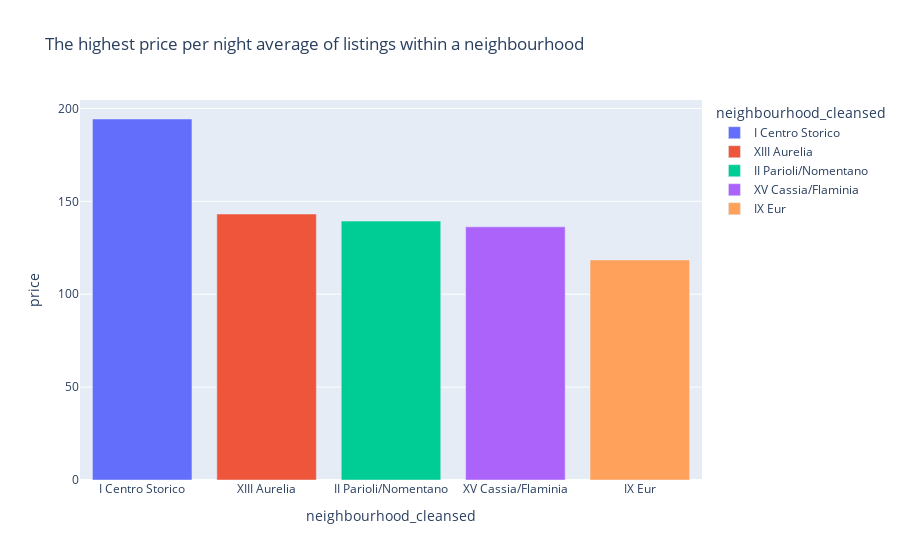

Here is the notebook cell this chart was saved with:
### Markdown cell above
#### what neighbourhoods have highest averege price ?

### Code cell
temp=romeListings.groupby("neighbourhood_cleansed")["price"].mean().sort_values(ascending=False).head(5).reset_index()
fig = px.bar(temp,x = "neighbourhood_cleansed", y = "price", title = "The highest price per night average of listings within a neighbourhood",color="neighbourhood_cleansed", labels={
	"y": "Price",
	"x": "Neighbourhood"
})
fig.show()

### Figure 1 — Plotly figure (JSON) as saved in the notebook; plotly's stock layout.template omitted (floating-point values rounded to 4 significant figures)
{"data": [{"alignmentgroup": "True", "hovertemplate": "neighbourhood_cleansed=%{x}<br>price=%{y}<extra></extra>", "legendgroup": "I Centro Storico", "marker": {"color": "#636efa", "pattern": {"shape": ""}}, "name": "I Centro Storico", "offsetgroup": "I Centro Storico", "orientation": "v", "showlegend": true, "textposition": "auto", "type": "bar", "x": ["I Centro Storico"], "xaxis": "x", "y": [194.3], "yaxis": "y"}, {"alignmentgroup": "True", "hovertemplate": "neighbourhood_cleansed=%{x}<br>price=%{y}<extra></extra>", "legendgroup": "XIII Aurelia", "marker": {"color": "#EF553B", "pattern": {"shape": ""}}, "name": "XIII Aurelia", "offsetgroup": "XIII Aurelia", "orientation": "v", "showlegend": true, "textposition": "auto", "type": "bar", "x": ["XIII Aurelia"], "xaxis": "x", "y": [143.2], "yaxis": "y"}, {"alignmentgroup": "True", "hovertemplate": "neighbourhood_cleansed=%{x}<br>price=%{y}<extra></extra>", "legendgroup": "II Parioli/Nomentano", "marker": {"color": "#00cc96", "pattern": {"shape": ""}}, "name": "II Parioli/Nomentano", "offsetgroup": "II Parioli/Nomentano", "orientation": "v", "showlegend": true, "textposition": "auto", "type": "bar", "x": ["II Parioli/Nomentano"], "xaxis": "x", "y": [139.4], "yaxis": "y"}, {"alignmentgroup": "True", "hovertemplate": "neighbourhood_cleansed=%{x}<br>price=%{y}<extra></extra>", "legendgroup": "XV Cassia/Flaminia", "marker": {"color": "#ab63fa", "pattern": {"shape": ""}}, "name": "XV Cassia/Flaminia", "offsetgroup": "XV Cassia/Flaminia", "orientation": "v", "showlegend": true, "textposition": "auto", "type": "bar", "x": ["XV Cassia/Flaminia"], "xaxis": "x", "y": [136.3], "yaxis": "y"}, {"alignmentgroup": "True", "hovertemplate": "neighbourhood_cleansed=%{x}<br>price=%{y}<extra></extra>", "legendgroup": "IX Eur", "marker": {"color": "#FFA15A", "pattern": {"shape": ""}}, "name": "IX Eur", "offsetgroup": "IX Eur", "orientation": "v", "showlegend": true, "textposition": "auto", "type": "bar", "x": ["IX Eur"], "xaxis": "x", "y": [118.4], "yaxis": "y"}], "layout": {"barmode": "relative", "legend": {"title": {"text": "neighbourhood_cleansed"}, "tracegroupgap": 0}, "title": {"text": "The highest price per night average of listings within a neighbourhood"}, "xaxis": {"anchor": "y", "categoryarray": ["I Centro Storico", "XIII Aurelia", "II Parioli/Nomentano", "XV Cassia/Flaminia", "IX Eur"], "categoryorder": "array", "domain": [0, 1], "title": {"text": "neighbourhood_cleansed"}}, "yaxis": {"anchor": "x", "domain": [0, 1], "title": {"text": "price"}}}}
